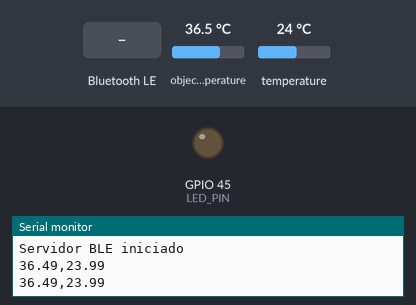
The sketch below on a simulated ESP32. Parts: output pins drawn as LEDs (lit = HIGH), the last lines printed to the serial monitor. The test bench sets the inputs (shaded band); at power-on: object temperature 36.5 °C, temperature 24 °C. Nothing arrives over Bluetooth unless stated; a phone connects over Bluetooth LE 3 s after start.

Above: at 1.2 s.
1.3 s: Bluetooth LE write "LED_ON" received
At 2.4 s:
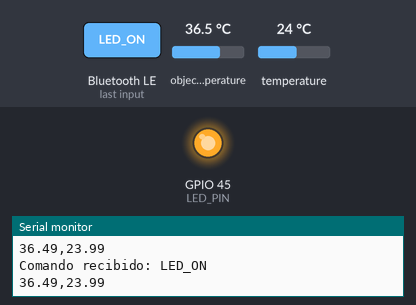
2.8 s: Bluetooth LE write "LED_OFF" received
At 3.6 s:
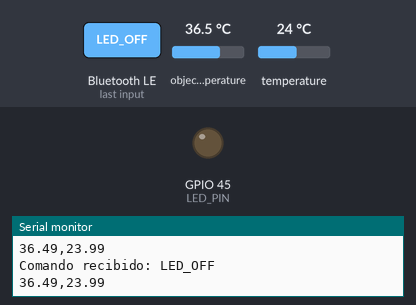
Timing chart, 0 to 5.8 s (numbered marks = the images above; inputs shaded):
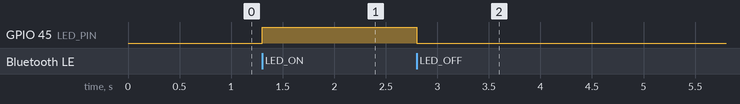

The sketch:

esp32_ble_server.ino
```cpp
#include <Wire.h>
#include <Adafruit_MLX90614.h>

#include <BLEDevice.h>
#include <BLEUtils.h>
#include <BLEServer.h>

#define SDA_PIN 47
#define SCL_PIN 48

#define LED_PIN 45

Adafruit_MLX90614 mlx;

BLECharacteristic *tempCharacteristic;
BLECharacteristic *controlCharacteristic;

#define SERVICE_UUID        "12345678-1234-5678-1234-56789abcdef0"
#define TEMP_UUID           "12345678-1234-5678-1234-56789abcdef1"
#define CONTROL_UUID        "12345678-1234-5678-1234-56789abcdef2"

class ControlCallbacks : public BLECharacteristicCallbacks {

    void onWrite(BLECharacteristic *pCharacteristic) {

        String value = pCharacteristic->getValue().c_str();

        Serial.print("Comando recibido: ");
        Serial.println(value);

        if(value == "LED_ON"){
            digitalWrite(LED_PIN,HIGH);
        }

        if(value == "LED_OFF"){
            digitalWrite(LED_PIN,LOW);
        }

    }

};

void setup() {

    Serial.begin(115200);

    pinMode(LED_PIN,OUTPUT);

    Wire.begin(SDA_PIN,SCL_PIN);

    if(!mlx.begin()){
        Serial.println("MLX90614 no encontrado");
        while(1);
    }

    BLEDevice::init("ESP32_SENSOR");

    BLEServer *server = BLEDevice::createServer();

    BLEService *service =
        server->createService(SERVICE_UUID);

    tempCharacteristic =
        service->createCharacteristic(
            TEMP_UUID,
            BLECharacteristic::PROPERTY_READ |
            BLECharacteristic::PROPERTY_NOTIFY
        );

    controlCharacteristic =
        service->createCharacteristic(
            CONTROL_UUID,
            BLECharacteristic::PROPERTY_WRITE
        );

    controlCharacteristic->setCallbacks(new ControlCallbacks());

    service->start();

    BLEAdvertising *advertising =
        BLEDevice::getAdvertising();

    advertising->addServiceUUID(SERVICE_UUID);
    advertising->start();

    Serial.println("Servidor BLE iniciado");
}

void loop() {

    float obj = mlx.readObjectTempC();
    float amb = mlx.readAmbientTempC();

    String dato =
        String(obj,2) + "," + String(amb,2);

    Serial.println(dato);

    tempCharacteristic->setValue(dato.c_str());
    tempCharacteristic->notify();

    delay(1000);
}
```

Measured:
- after the input at 1.3 s, GPIO 45 (LED_PIN): LOW → HIGH at once
- after the input at 2.8 s, GPIO 45 (LED_PIN): HIGH → LOW at once
